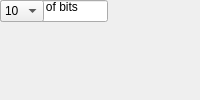
<?xml version="1.0" encoding="UTF-8"?>
<ui version="4.0">
 <class>MainWindow</class>
 <widget class="QMainWindow" name="MainWindow">
  <property name="windowTitle"><string>Red Pitaya DAC</string></property>
  <widget class="QWidget" name="centralwidget">
   <!-- NOTE: this is a simplified structural mirror of the generated
        <module>_ui.py, not a full round-trip Designer file. Regenerate
        both from the same spec if you need to edit layout by hand. -->
       <widget class="QLabel" name="label_name">
     <property name="text"><string>Block name</string></property>
    </widget>
       <widget class="QLineEdit" name="name">
     <property name="toolTip"><string>A name you choose for this block instance, e.g. to note what it's used for in this design. Shown below the block on the diagram.</string></property>
    </widget>
       <widget class="QLabel" name="label_bits">
     <property name="text"><string>Number of bits</string></property>
    </widget>
       <widget class="QComboBox" name="bits">
     <item><property name="text"><string>10</string></property></item>
     <item><property name="text"><string>14</string></property></item>
    </widget>
  </widget>
 </widget>
 <resources/>
 <connections/>
</ui>
